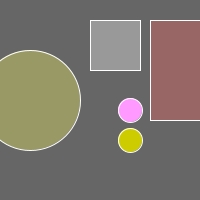
Frame 1 (no input)
Frame 60 (the mouse pressed at the canvas centre just before this capture): identical to frame 1, image omitted
Frame 120 (the mouse held since frame 60 and released just before this capture): identical to frame 1, image omitted

The Processing sketch that drew this single still picture (run headless with seeded random() and noise(); from frame 60 on, the mouse is pressed at the canvas centre):

// Processing sketch: Buttons
// ── Buttons.pde
/**
 * Buttons. 
 * 
 * Click on one of the shapes to change
 * the background color. This example
 * demonstates a class for buttons.
 * 
 * Created 09 February 2003
 */
 
color currentcolor;

CircleButton circle1, circle2, circle3;
RectButton rect1, rect2;

boolean locked = false;

void setup()
{
  size(200, 200);

  color baseColor = color(102, 102, 102);
  currentcolor = baseColor;
  
  // Define and create circle button
  int x = 30;
  int y = 100;
  int size = 100;
  color buttoncolor = color(153, 153, 102);
  color highlight = color(102, 102, 51);
  ellipseMode(CENTER);
  circle1 = new CircleButton(x, y, size, buttoncolor, highlight);
  
  // Define and create rectangle button
  x = 130;
  y = 110; 
  size = 24;
  buttoncolor = color(255, 153, 255);
  highlight = color(204, 153, 204); 
  circle2 = new CircleButton(x, y, size, buttoncolor, highlight);
  
  // Define and create rectangle button
  x = 130;
  y = 140; 
  size = 24;
  buttoncolor = color(204, 204, 0);
  highlight = color(153, 153, 0); 
  circle3 = new CircleButton(x, y, size, buttoncolor, highlight);
  
  // Define and create rectangle button
  x = 150;
  y = 20; 
  size = 100;
  buttoncolor = color(153, 102, 102);
  highlight = color(102, 51, 51); 
  rect1 = new RectButton(x, y, size, buttoncolor, highlight);
  
  // Define and create rectangle button
  x = 90;
  y = 20; 
  size = 50;
  buttoncolor = color(153, 153, 153);
  highlight = color(102, 102, 102); 
  rect2 = new RectButton(x, y, size, buttoncolor, highlight);
}

void draw()
{
  background(currentcolor);
  stroke(255);
  update(mouseX, mouseY);
  circle1.display();
  circle2.display();
  circle3.display();
  rect1.display();
  rect2.display();
}

void update(int x, int y)
{
  if(locked == false) {
    circle1.update();
    circle2.update();
    circle3.update();
    rect1.update();
    rect2.update();
  } else {
    locked = false;
  }
  
  if(mousePressed) {
    if(circle1.pressed()) {
      currentcolor = circle1.basecolor;
    } else if(circle2.pressed()) {
      currentcolor = circle2.basecolor;
    } else if(circle3.pressed()) {
      currentcolor = circle3.basecolor;
    } else if(rect1.pressed()) {
      currentcolor = rect1.basecolor;
    } else if(rect2.pressed()) {
      currentcolor = rect2.basecolor;
    }
  }
}


class Button
{
  int x, y;
  int size;
  color basecolor, highlightcolor;
  color currentcolor;
  boolean over = false;
  boolean pressed = false;   
  
  void update() 
  {
    if(over()) {
      currentcolor = highlightcolor;
    } else {
      currentcolor = basecolor;
    }
  }
  
  boolean pressed() 
  {
    if(over) {
      locked = true;
      return true;
    } else {
      locked = false;
      return false;
    }    
  }
  
  boolean over() 
  { 
    return true; 
  }
  
  void display() 
  { 
  
  }
}

class CircleButton extends Button
{ 
  CircleButton(int ix, int iy, int isize, color icolor, color ihighlight) 
  {
    x = ix;
    y = iy;
    size = isize;
    basecolor = icolor;
    highlightcolor = ihighlight;
    currentcolor = basecolor;
  }

  boolean over() 
  {
    if( overCircle(x, y, size) ) {
      over = true;
      return true;
    } else {
      over = false;
      return false;
    }
  }

  void display() 
  {
    stroke(255);
    fill(currentcolor);
    ellipse(x, y, size, size);
  }
}

class RectButton extends Button
{
  RectButton(int ix, int iy, int isize, color icolor, color ihighlight) 
  {
    x = ix;
    y = iy;
    size = isize;
    basecolor = icolor;
    highlightcolor = ihighlight;
    currentcolor = basecolor;
  }
  
  boolean over() 
  {
    if( overRect(x, y, size, size) ) {
      over = true;
      return true;
    } else {
      over = false;
      return false;
    }
  }
  
  void display() 
  {
    stroke(255);
    fill(currentcolor);
    rect(x, y, size, size);
  }
}

boolean overRect(int x, int y, int width, int height) 
{
  if (mouseX >= x && mouseX <= x+width && 
      mouseY >= y && mouseY <= y+height) {
    return true;
  } else {
    return false;
  }
}

boolean overCircle(int x, int y, int diameter) 
{
  float disX = x - mouseX;
  float disY = y - mouseY;
  if(sqrt(sq(disX) + sq(disY)) < diameter/2 ) {
    return true;
  } else {
    return false;
  }
}
